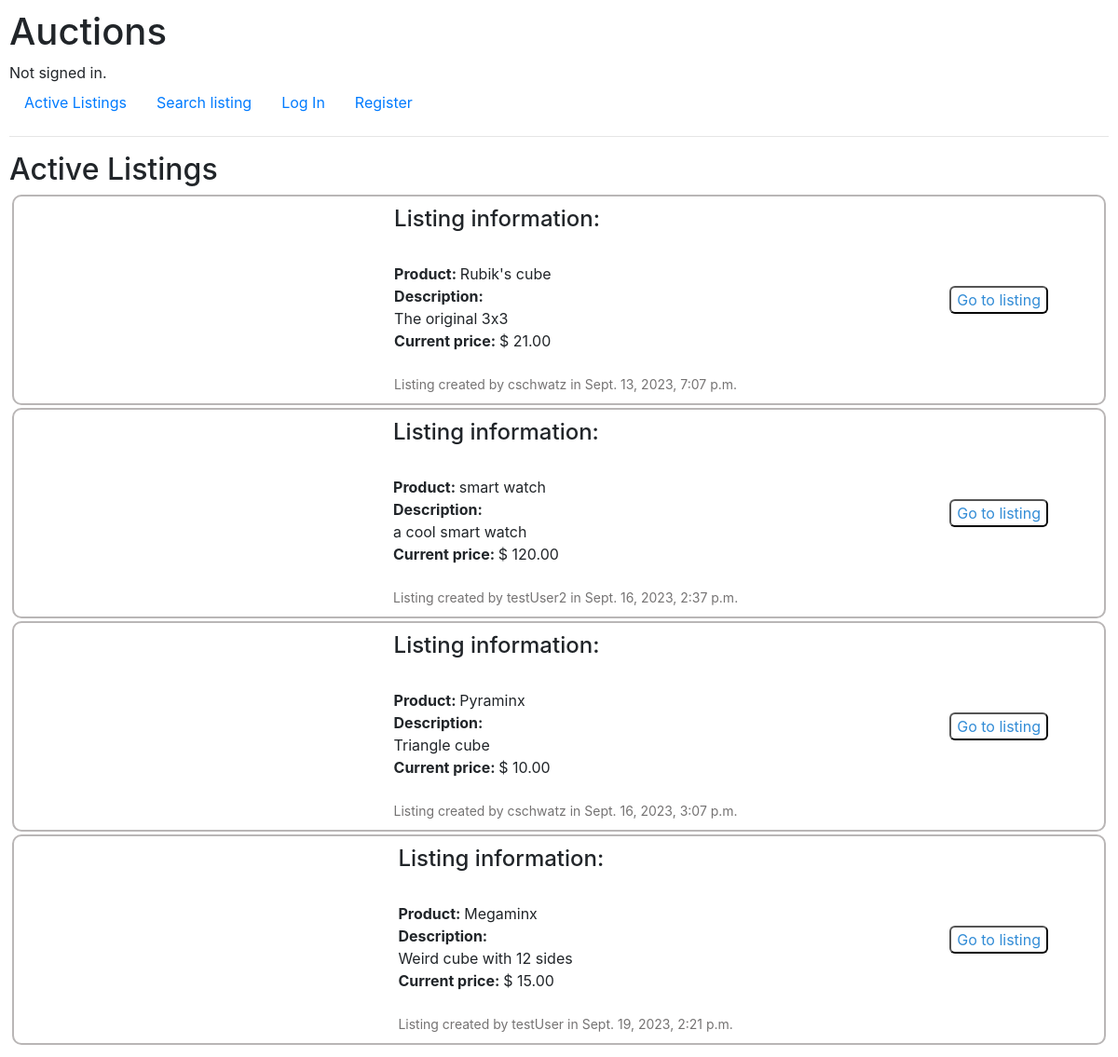
The app's page /, older data.
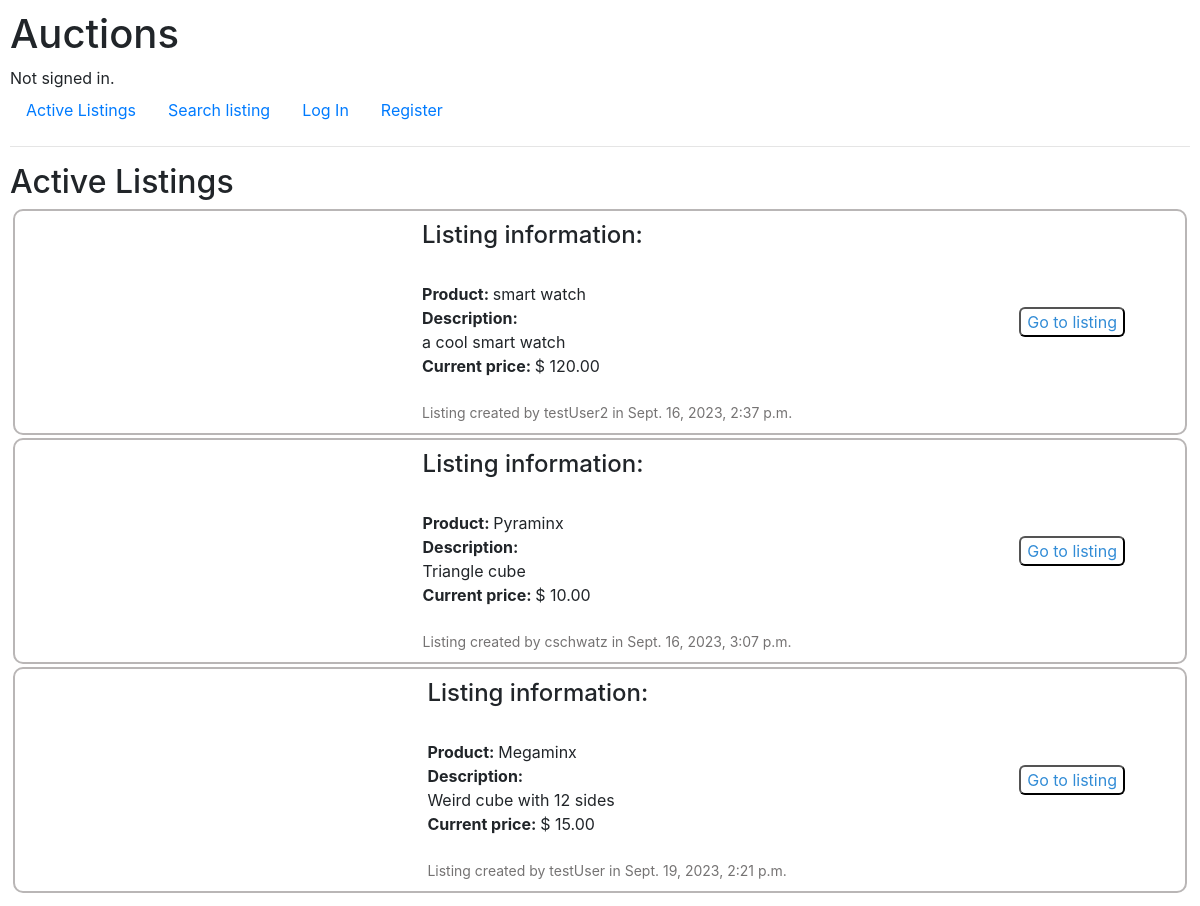
The same page, newer data.
### auctions/models.py (models this page shows)
class AuctionListing(models.Model):
    user = models.ForeignKey(User, on_delete=models.CASCADE, related_name="user_listing", default=None)
    title = models.CharField(max_length=64)
    description = models.CharField(max_length=150)
    category_choices = [('Electronic', 'electronic'), ('Toys', 'toys'), ('Home', 'home'), ('Fashion', 'fashion'), ('Other', 'other')]
    category = models.CharField(max_length=10, choices=category_choices, default='Other')
    date = models.DateTimeField(auto_now_add=True)
    image = models.URLField(blank=True)
    value = models.DecimalField(max_digits=8, decimal_places=2, default=0.00)
    is_active = models.BooleanField(default=True)

class Bid(models.Model):
    user = models.ForeignKey(User, on_delete=models.CASCADE, related_name="user_bid", default=None)
    listing = models.ForeignKey(AuctionListing, on_delete=models.CASCADE, related_name="listing_bids")
    bid = models.DecimalField(max_digits=8, decimal_places=2, default=0.00)

class User(AbstractUser):
    pass

### auctions/views.py (the view)
# urls.py: path("", views.index, name="index"),
def index(request):
    all_auctions = AuctionListing.objects.all() # get all active auctions (still have to work on the "active" aspect)
    active_auctions = [listing for listing in all_auctions if listing.is_active]
    listings_with_bid = [] #buffer to store listing+listing's highest bid (tuple)
    for listing in active_auctions:
        try: # see if there are bids for a given listing
            highest_bid = Bid.objects.filter(listing=listing)
            highest_bid = highest_bid.order_by('-bid')[0].bid
        except IndexError: #if there are no bids, the highest bid is the initial value
            highest_bid = listing.value
        listings_with_bid.append((listing, highest_bid))
    return render(request, "auctions/index.html", {
        "listings": listings_with_bid,
    })

### auctions/templates/auctions/index.html (shortened to what this page needs)
{% extends "auctions/layout.html" %}
{% block body %}
    <h2>Active Listings</h2>
    {% for listing in listings %}
    <div class="listing_full">
        <div class="listing_image">
        </div>
        <div class="listing_content">
            <h4>
                Listing information:
            </h4>
            <br>
            <div id="content_title">
                <span id="description">
                   Product:
                </span>
                {{ listing.0.title }}
            </div>
            <div id="content_description">
                <span id="description">
                    Description:
                </span>
                <span id="product_description">
                    {{ listing.0.description }}
                </span>
            </div>
            <div id="content_price">
                <span id="description">
                    Current price:
                </span>
                $ {{ listing.1 }}
            </div>
            <br>
            <div id="content_date">
               Listing created by {{ listing.0.user }} in {{ listing.0.date }}
            </div>
        </div>
        <div id="listing_url">
            <a href="{% url 'listing' listing.0.title  %}">
                <button id="button">Go to listing</button>
            </a>
        </div>
    </div>
    {% endfor %}
{% endblock %}

Row changes from the older to the newer data that the page shows:
no longer on this page (row edited): AuctionListing: title "Rubik's cube", description "The original 3x3", bid "21.00", user.username "cschwatz", date "Sept. 13, 2023, 7:07 p.m."
